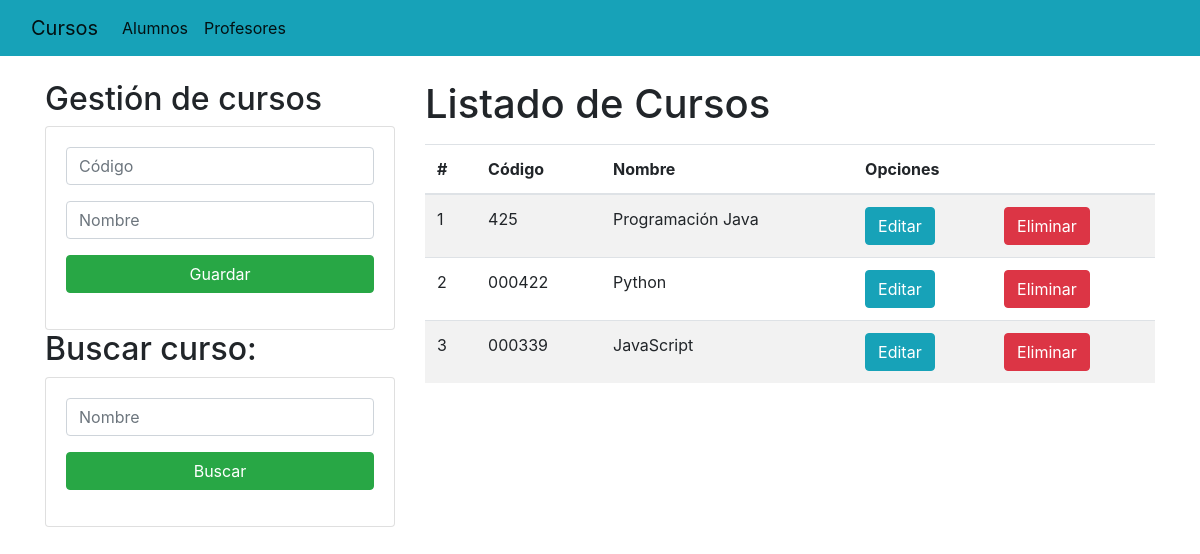
/, run on an earlier commit of the app's database.
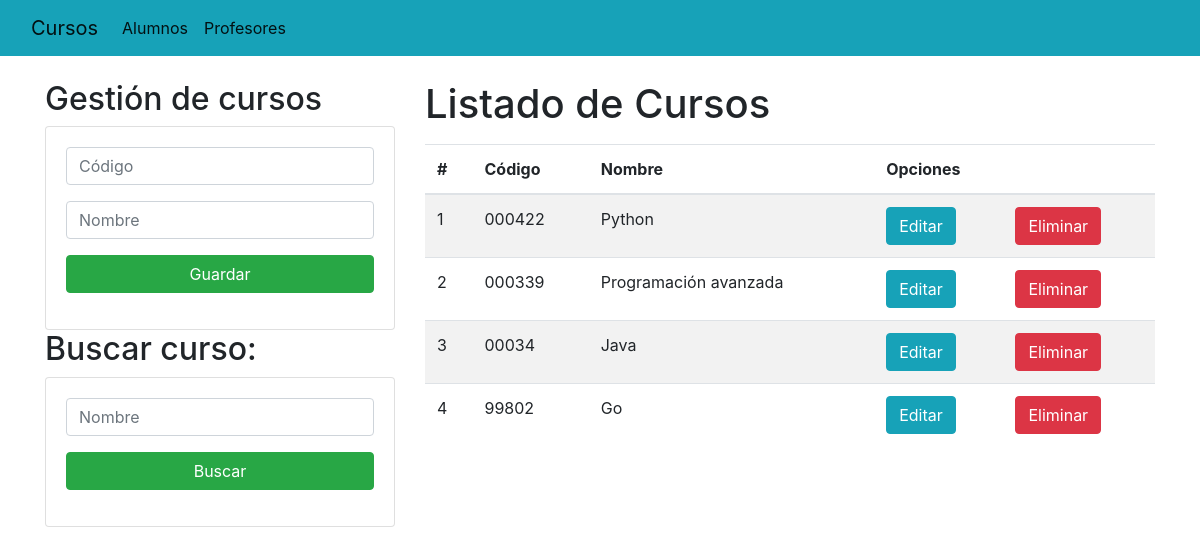
And on a later commit of the database.
### Academico/models.py (models this page shows, shortened)
class Curso(models.Model):
    codigo = models.CharField(primary_key=True, max_length=6)
    nombre = models.CharField(max_length=50)

### Academico/views.py (the view)
# urls.py: path('', views.home),
def home(request):
    cursoListado = Curso.objects.all()
    return render(request, "gestionCursos.html", {"cursos": cursoListado})

### Academico/templates/gestionCursos.html (shortened to what this page needs)
{% extends "./base.html" %}
{% block body %}
    <div class="row">
        <div class="col-sm-12 col-md-6 col-lg-4 col-xl-4">
            <h2>Gestión de cursos</h2>
            <div class="card">
            <div class="card-body">
                <form action="/registrarCurso/" method="POST"> {% csrf_token %}
                    <div class="form-group">
                        <input type="text" id="txtCodigo" name="txtCodigo" class="form-control" placeholder="Código"
                            minlength="3" maxlength="6" required>
                    </div>
                    <div class="form-group">
                        <input type="text" id="txtNombre" name="txtNombre" class="form-control" placeholder="Nombre"
                            maxlength="50" required>
                    </div>
                    <div class="form-group">
                        <button type="submit" class="btn btn-success btn-block text-white">Guardar</button>
                    </div>
                 </form>
                </div>
            </div>
            <h2>Buscar curso:</h2>
            <div class="card">
                <div class="card-body">
                    <form action="/buscarCurso/" method="GET"> {% csrf_token %}
                        <div class="form-group">
                            <input type="text" id="txtBusqueda" name="txtBusqueda" class="form-control" placeholder="Nombre"
                                maxlength="50" required>
                        </div>
                        <div class="form-group">
                            <button type="submit" class="btn btn-success btn-block text-white" href="buscarCurso/">Buscar</button>
                        </div>
                    </form>
                    </div>
                </div>
            </div>
        <div class="col-sm-12 col-md-6 col-lg-8 col-xl-8">
            <h1>Listado de Cursos</h1>
            <div class="table-responsive py-2">
                <table class="table table-striped">
                    <thead>
                        <tr>
                            <th>#</th>
                            <th>Código</th>
                            <th>Nombre</th>
                            <th colspan="2">Opciones</th>
                        </tr>
                    </thead>
                    <tbody>
                        {% for c in cursos %}
                        <tr>
                            <td>{{forloop.counter}}</td>
                            <td>{{c.codigo}}</td>
                            <td>{{c.nombre}}</td>
                            <td><a href="edicionCurso/{{c.codigo}}" class="btn btn-info">Editar</a></td>
                            <td><a href="eliminarCurso/{{c.codigo}}" class="btn btn-danger">Eliminar</a></td>
                        </tr>
                        {% endfor %}
                    </tbody>
                </table>
            </div>
        </div>
    </div>
{% endblock %}

What changed in the data, as far as the page shows it:
removed Curso: codigo "425", nombre "Programación Java"
changed Curso id 000339: nombre "JavaScript" → "Programación avanzada"
added Curso: codigo "00034", nombre "Java"
added Curso: codigo "99802", nombre "Go"
